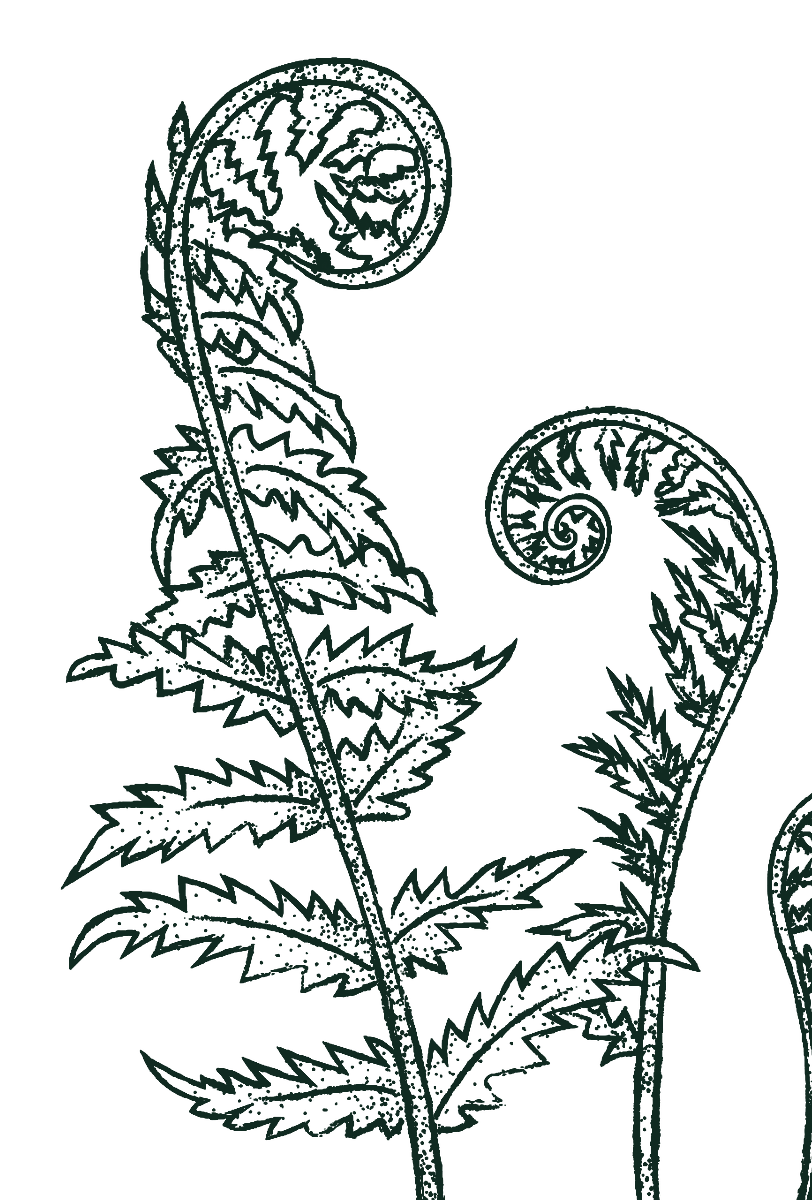
#> input picture assets/img/ilustracije/bujad.png, 812 x 1200 px; its folder holds only this picture in this run
$ python contact3.py
#> lines starting #> are read from the running program, lines starting #| are printed output that depends on the picture
from PIL import Image, ImageDraw
import glob, os, math

files = sorted(glob.glob('assets/img/ilustracije/*.png'))
thumb = 260
cols = 5
rows = math.ceil(len(files) / cols)
sheet = Image.new('RGB', (cols * thumb, rows * (thumb + 22)), '#f6f2e7')
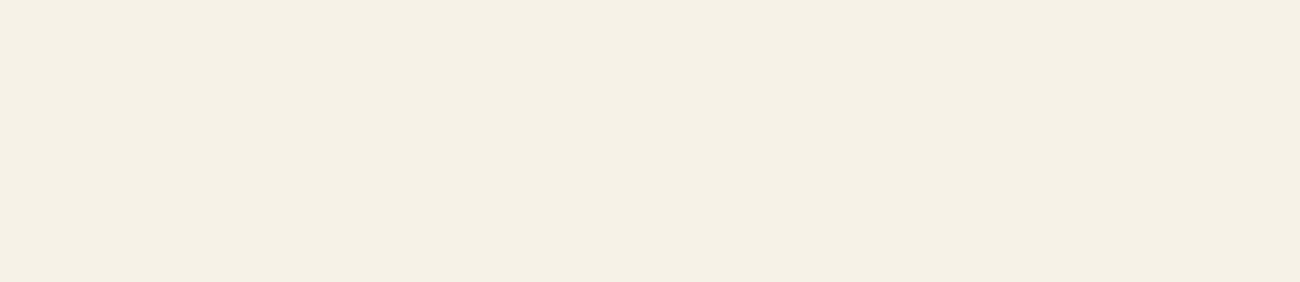
#> sheet: PIL image 1300x282 RGB; mean R, G, B 246, 242, 231
d = ImageDraw.Draw(sheet)
for i, f in enumerate(files):
    im = Image.open(f)
#> im is the input picture: PIL image 812x1200 RGBA; mean R, G, B, A 3.2, 8.6, 6.6, 43.4
    bg = Image.new('RGBA', im.size, (246, 242, 231, 255))
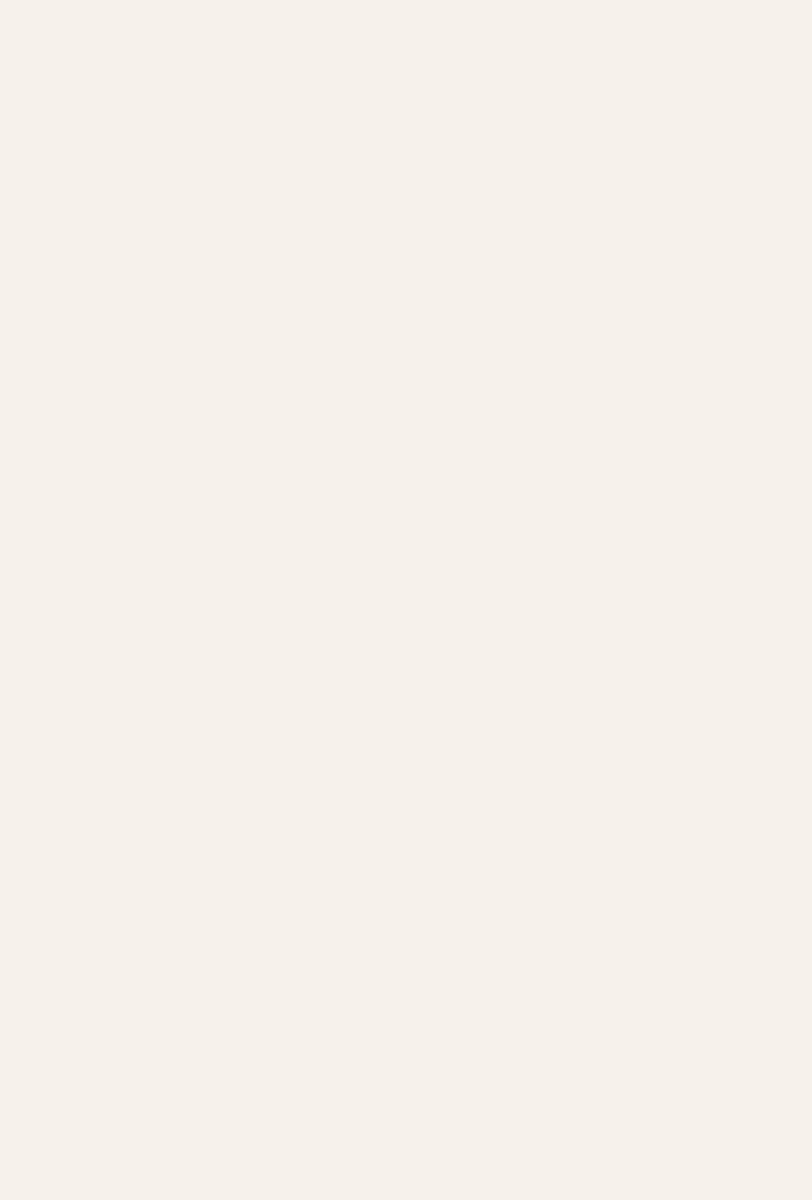
#> bg: PIL image 812x1200 RGBA; mean R, G, B, A 246, 242, 231, 255
    bg.alpha_composite(im)
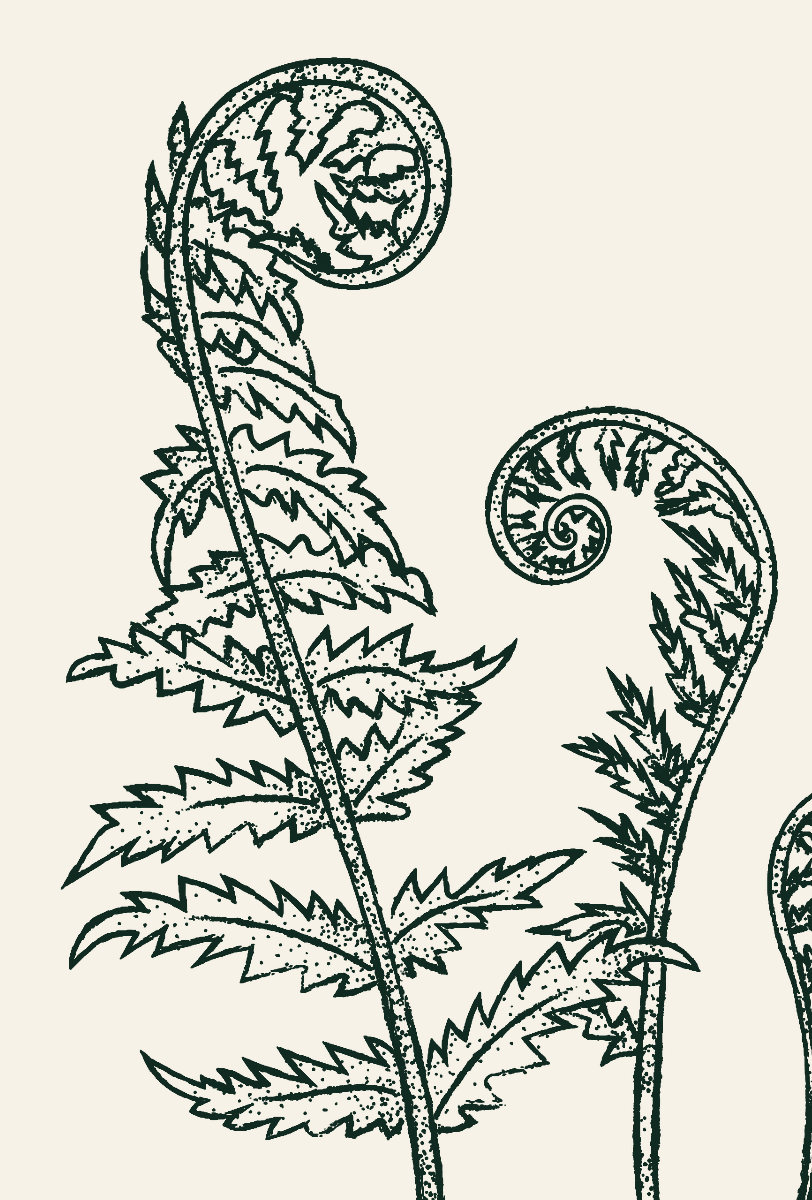
#> bg: PIL image 812x1200 RGBA; mean R, G, B, A 206.9, 208, 197.4, 255
    im = bg.convert('RGB')
#> im: PIL image 812x1200 RGB
    im.thumbnail((thumb - 10, thumb - 10))
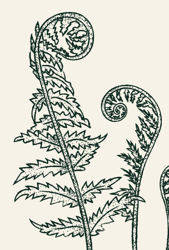
#> im: PIL image 169x250 RGB; mean R, G, B 206.9, 208.1, 197.4
    x = (i % cols) * thumb
    y = (i // cols) * (thumb + 22)
    sheet.paste(im, (x + (thumb - im.width) // 2, y))
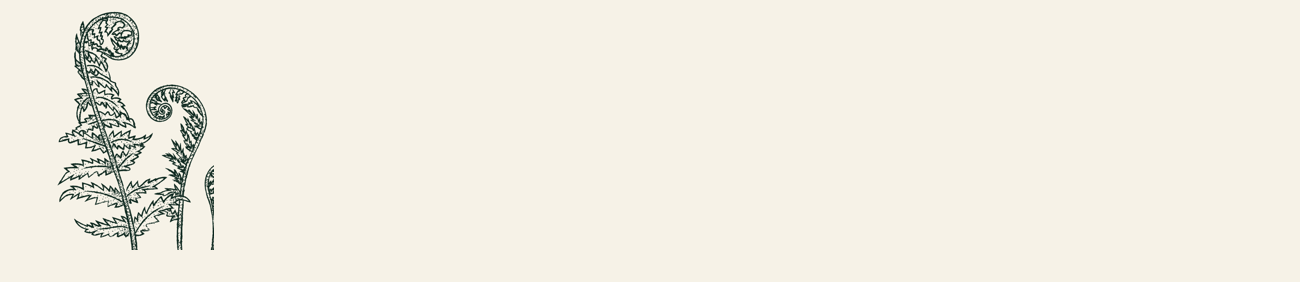
#> sheet: PIL image 1300x282 RGB; mean R, G, B 241.5, 238.1, 227.1
    d.text((x + 4, y + thumb + 4), os.path.basename(f)[:-4], fill='black')
sheet.save('_tekst/contact_crops.png')
print(sheet.size)
#| (1300, 282)

$ run again, on assets/img/ilustracije/granit.png
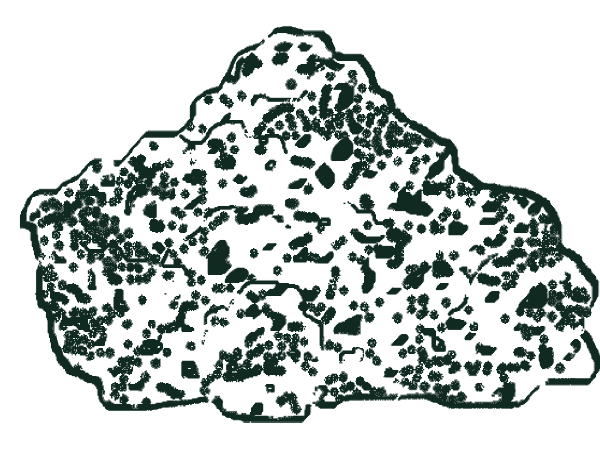
#> input picture assets/img/ilustracije/granit.png, 1200 x 908 px (shown at 1/2 size)
#> im is the input picture: PIL image 1200x908 RGBA; mean R, G, B, A 4.3, 11.8, 9.3, 61.6
#> `im.thumbnail((thumb - 10, thumb - 10))`:
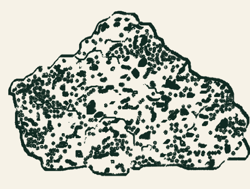
#> im: PIL image 250x189 RGB; mean R, G, B 190.5, 193.8, 183.4
#> `sheet.paste(im, (x + (thumb - im.width) // 2, y))`:
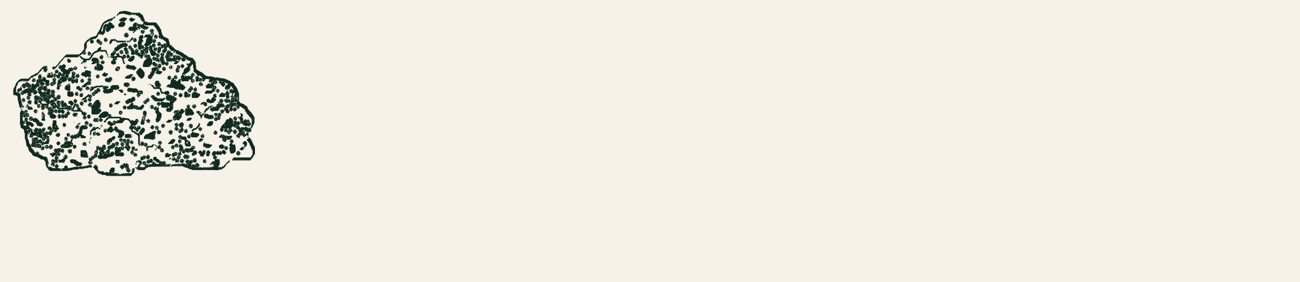
#> sheet: PIL image 1300x282 RGB; mean R, G, B 238.9, 235.8, 224.9
#| (1300, 282)

$ run again, on assets/img/ilustracije/hrast-grana.png
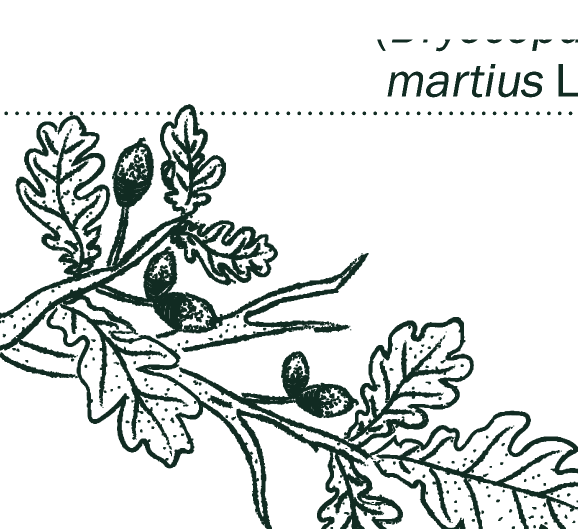
#> input picture assets/img/ilustracije/hrast-grana.png, 1155 x 1057 px (shown at 1/2 size)
#> im is the input picture: PIL image 1155x1057 RGBA; mean R, G, B, A 17, 43, 34, 40.1
#> `im.thumbnail((thumb - 10, thumb - 10))`:
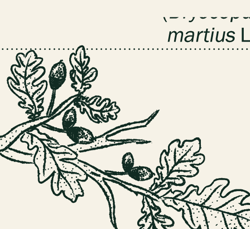
#> im: PIL image 250x229 RGB; mean R, G, B 209.9, 210.7, 200
#> `sheet.paste(im, (x + (thumb - im.width) // 2, y))`:
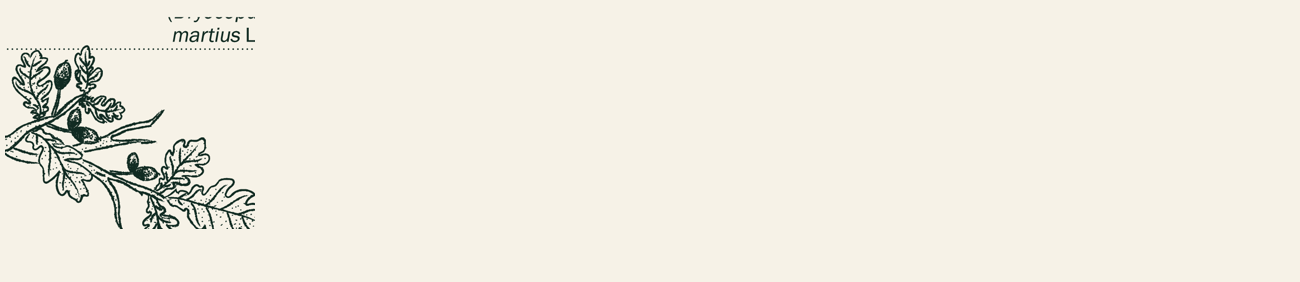
#> sheet: PIL image 1300x282 RGB; mean R, G, B 240.4, 237.1, 226.2
#| (1300, 282)
